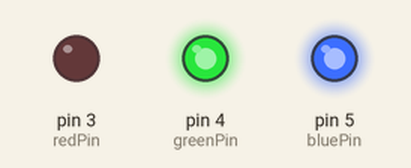
Recording of a sketch running on a simulated Arduino Uno, built with avr-gcc and run on an emulated ATmega328P. Parts: output pins drawn as LEDs (lit = HIGH).

Above: at 0.5 s.
At 1.5 s:
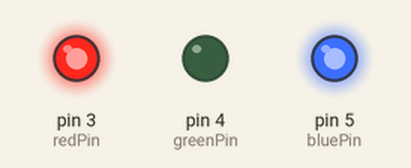
At 5.5 s:
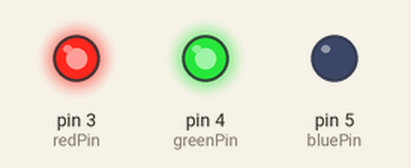
Timing chart, 0 to 6.9 s (numbered marks = the images above):
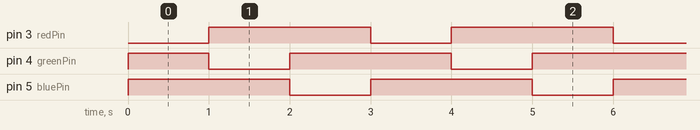

Measured:
- by itself, pin 3 (redPin), pin 5 (bluePin): alternates HIGH for 2.0 s and LOW for 1.0 s
- by itself, pin 4 (greenPin): repeats every 3.0 s: LOW 1.0 s, HIGH 2.0 s
- by itself, everything shown: repeats every 3.0 s, in 3 steps

The sketch:

practice-7.ino
```cpp
const int redPin = 3;
const int greenPin = 4;
const int bluePin = 5;

void setup() {
  pinMode(redPin, OUTPUT);
  pinMode(greenPin, OUTPUT);
  pinMode(bluePin, OUTPUT);
}

void loop() {
  digitalWrite(redPin, LOW);
  digitalWrite(greenPin, HIGH);
  digitalWrite(bluePin, HIGH);
  delay(1000);

  digitalWrite(redPin, HIGH);
  digitalWrite(greenPin, LOW);
  digitalWrite(bluePin, HIGH);
  delay(1000);

  digitalWrite(redPin, HIGH);
  digitalWrite(greenPin, HIGH);
  digitalWrite(bluePin, LOW);
  delay(1000);
}
```
